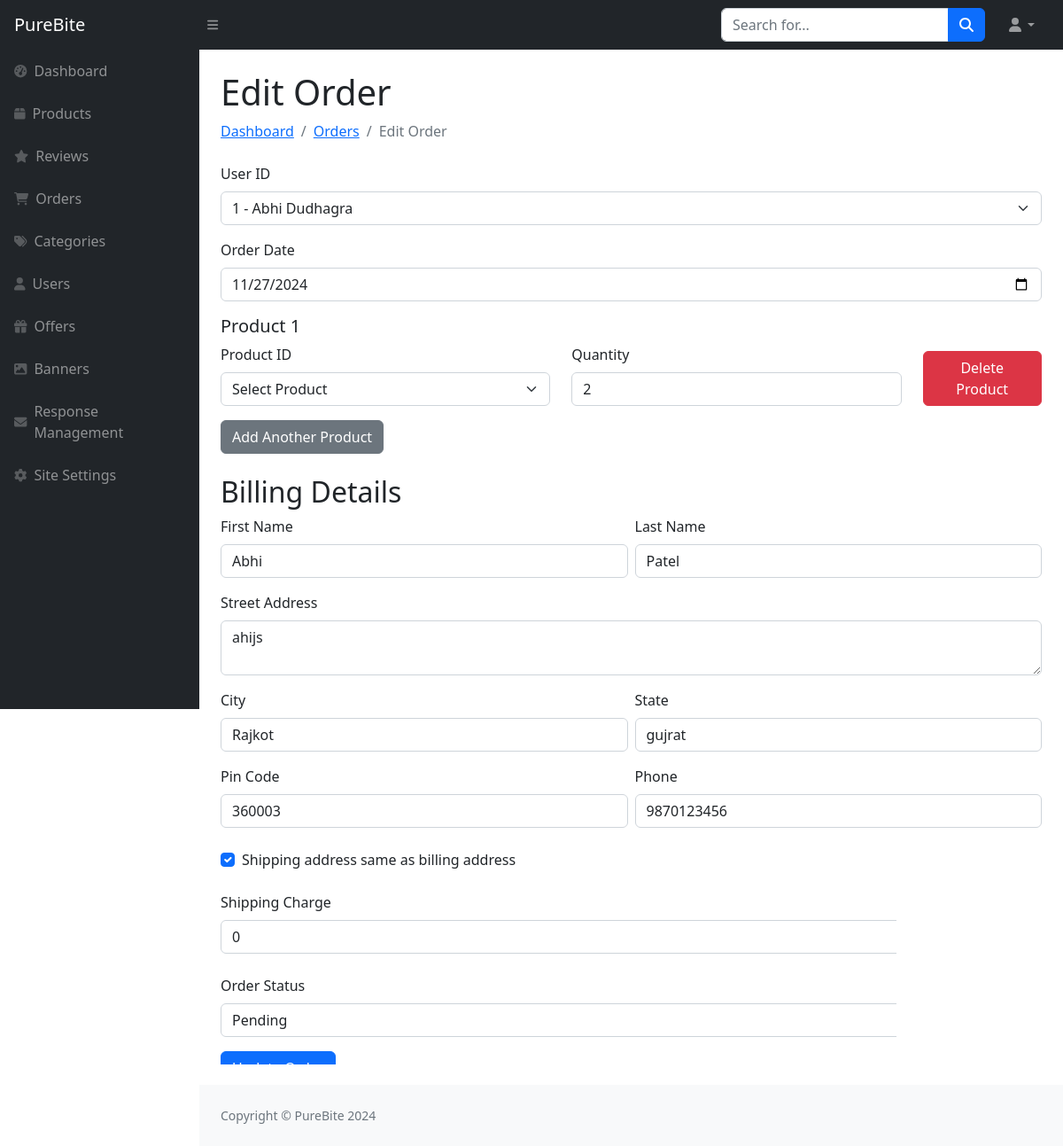
/Admin/update-order.php?order_id=3, run on the app's committed database.
### tables this page shows
CREATE TABLE `order_header_tbl` (
  `Order_Id` int(11) NOT NULL,
  `User_Id` int(11) NOT NULL,
  `Order_Date` datetime NOT NULL,
  `Order_Status` varchar(10) NOT NULL,
  `Billing_Address_Id` int(11) NOT NULL,
  `Shipping_Address_Id` int(11) NOT NULL,
  `Shipping_Charge` float NOT NULL DEFAULT 0,
  `Total` double NOT NULL DEFAULT 0,
  `Payment_Mode` varchar(50) DEFAULT 'Cash on Delivery'
);

CREATE TABLE `user_details_tbl` (
  `User_Id` int(11) NOT NULL,
  `User_Role_Id` int(11) DEFAULT 0,
  `First_Name` varchar(50) NOT NULL,
  `Last_Name` varchar(50) NOT NULL,
  `Password` varchar(20) NOT NULL,
  `Email` varchar(320) NOT NULL,
  `Mobile_No` varchar(20) NOT NULL,
  `Active_Status` tinyint(4) NOT NULL,
  `Profile_Picture` varchar(255) DEFAULT 'default-img.png'
);

CREATE TABLE `order_details_tbl` (
  `Order_Id` int(11) NOT NULL,
  `Product_Id` int(11) NOT NULL,
  `Quantity` int(11) NOT NULL,
  `Price` decimal(10,2) DEFAULT NULL
);

CREATE TABLE `address_details_tbl` (
  `Address_Id` int(11) NOT NULL,
  `User_Id` int(11) NOT NULL,
  `Full_Name` varchar(100) NOT NULL,
  `Address` varchar(200) NOT NULL,
  `City` varchar(50) NOT NULL,
  `State` varchar(50) NOT NULL,
  `Pincode` int(11) NOT NULL,
  `Phone` varchar(15) NOT NULL
);

### Admin/update-order.php (the view, shortened to what this page needs)
<?php include "sidebar.php"; ?>
<div id="layoutSidenav_content">
    <main>
        <div class="container-fluid px-4">
            <div class="d-flex justify-content-between align-items-center mt-4 mb-4">
                <div>
                    <h1>Edit Order</h1>
                    <ol class="breadcrumb mb-0">
                        <li class="breadcrumb-item"><a href="index.php">Dashboard</a></li>
                        <li class="breadcrumb-item"><a href="order-management.php">Orders</a></li>
                        <li class="breadcrumb-item active">Edit Order</li>
                    </ol>
                </div>
            </div>
            <div class="card-body">
                <?php
                if (isset($_GET['order_id'])) {
                    $orderId = $_GET['order_id'];
                    $orderQuery = "SELECT * FROM order_header_tbl WHERE Order_Id = $orderId";
                    $orderResult = mysqli_query($con, $orderQuery);
                    $order = mysqli_fetch_assoc($orderResult);
                    $billingQuery = "SELECT * FROM address_details_tbl WHERE Address_Id = {$order['Billing_Address_Id']}";
                    $billingResult = mysqli_query($con, $billingQuery);
                    $billingAddress = mysqli_fetch_assoc($billingResult);
                    $shippingQuery = "SELECT * FROM address_details_tbl WHERE Address_Id = {$order['Shipping_Address_Id']}";
                    $shippingResult = mysqli_query($con, $shippingQuery);
                    $sameAsBilling = ($order['Billing_Address_Id'] == $order['Shipping_Address_Id']) ? true : false;
                    $productsQuery = "SELECT * FROM order_details_tbl WHERE Order_Id = $orderId";
                    $productsResult = mysqli_query($con, $productsQuery);
                    $products = [];
                    while ($row = mysqli_fetch_assoc($productsResult)) {
                        $products[] = $row;
                    }
                ?>
                <form action="" method="POST" onsubmit="return validateAddOrderForm()||event.preventDefault()">
                    <?php
                    $userQuery = "SELECT User_Id, First_Name, Last_Name FROM user_details_tbl WHERE Active_Status = 1";
                    $userResult = mysqli_query($con, $userQuery);
                    ?>
                    <div class="mb-3">
                        <label for="userId" class="form-label">User ID</label>
                        <select class="form-select" id="userId" name="userId">
                            <?php
                            if (mysqli_num_rows($userResult) > 0) {
                                while ($userRow = mysqli_fetch_assoc($userResult)) {
                                    $userId = $userRow['User_Id'];
                                    $userName = $userRow['First_Name'] . ' ' . $userRow['Last_Name'];
                                    $isSelected = $userId == $order['User_Id'];
                                    ?>
                                    <option value="<?php echo $userId; ?>" <?php echo $isSelected?'selected':''; ?>><?php echo $userId; ?> - <?php echo $userName; ?></option>
                                    <?php
                                }
                            } else {
                                echo "<option value=''>No users found</option>";
                            }
                            ?>
                        </select>
                    </div>
                    <div class="mb-3">
                        <label for="orderDate" class="form-label">Order Date</label>
                        <input type="date" class="form-control" id="orderDate" name="orderDate" value="<?php echo isset($order['Order_Date']) ? date('Y-m-d', strtotime($order['Order_Date'])) : ''; ?>">
                    </div>
                    <div id="productContainer">
                        <?php
                        if (!empty($products)) {
                            foreach ($products as $index => $product) {
                                $quantity = $product['Quantity'];
                                $productCount = $index + 1;
                                ?>
                                <div class="product-entry mb-3">
                                    <h5>Product <?php echo $productCount; ?></h5>
                                    <div class="row align-items-end">
                                        <div class="col-md-5">
                                            <label for="productId<?php echo $productCount; ?>" class="form-label">Product ID</label>
                                            <select class="form-select product-dropdown" id="productId<?php echo $productCount; ?>" name="products[<?php echo $index; ?>][productId]" onchange="updateProductDropdowns()">
                                                <option value="">Select Product</option>
                                            </select>
                                        </div>
                                        <div class="col-md-5">
                                            <label for="quantity<?php echo $productCount; ?>" class="form-label">Quantity</label>
                                            <input type="number" class="form-control" id="quantity<?php echo $productCount; ?>" name="products[<?php echo $index; ?>][quantity]" min="1" value="<?php echo $quantity; ?>">
                                        </div>
                                        <div class="col-md-2">
                                            <button type="button" class="btn btn-danger mt-2 deleteProductBtn" onclick="removeProduct(this)">Delete Product</button>
                                        </div>
                                    </div>
                                </div>
                                <?php
                            }
                        } else {
                            echo "<p>No products found for this order.</p>";
                        }
                        ?>
                    </div>
                    <button type="button" class="btn btn-secondary" id="addProductBtn">Add Another Product</button>
                    <div class="mb-4 mt-4">
                        <h2>Billing Details</h2>
                        <div class="row g-5">
                            <div class="col-md-12">
                                <div class="row gx-2 gy-3">
                                    <div class="col-12 col-sm-6">
                                        <label for="billingFirstName" class="form-label d-block">First Name</label>
                                        <input type="text" id="billingFirstName" name="billingFirstName" class="form-control" value="<?php echo explode(' ', $billingAddress['Full_Name'])[0]; ?>">
                                    </div>
                                    <div class="col-12 col-sm-6">
                                        <label for="billingLastName" class="form-label d-block">Last Name</label>
                                        <input type="text" id="billingLastName" name="billingLastName" class="form-control" value="<?php echo explode(' ', $billingAddress['Full_Name'])[1]; ?>">
                                    </div>
                                    <div class="col-12 col-sm-12">
                                        <label for="billingAddress" class="form-label d-block">Street Address</label>
                                        <textarea id="billingAddress" name="billingAddress" class="form-control" rows="2"><?php echo $billingAddress['Address']; ?></textarea>
                                    </div>
                                    <div class="col-12 col-sm-6">
                                        <label for="billingCity" class="form-label d-block">City</label>
                                        <input type="text" id="billingCity" name="billingCity" class="form-control" value="<?php echo $billingAddress['City']; ?>">
                                    </div>
                                    <div class="col-12 col-sm-6">
                                        <label for="billingState" class="form-label d-block">State</label>
                                        <input type="text" id="billingState" name="billingState" class="form-control" value="<?php echo $billingAddress['State']; ?>">
                                    </div>
                                    <div class="col-12 col-sm-6">
                                        <label for="billingPinCode" class="form-label d-block">Pin Code</label>
                                        <input type="text" id="billingPinCode" name="billingPinCode" class="form-control" value="<?php echo $billingAddress['Pincode']; ?>">
                                    </div>
                                    <div class="col-12 col-sm-6">
                                        <label for="billingPhone" class="form-label d-block">Phone</label>
                                        <input type="text" id="billingPhone" name="billingPhone" class="form-control" value="<?php echo $billingAddress['Phone']; ?>">
                                    </div>
                                </div>
                            </div>
                        </div>
                    </div>
                    <div class="form-check mb-4">
                        <input class="form-check-input" type="checkbox" id="sameAsBilling" name="sameAsBilling" <?php echo $sameAsBilling ? 'checked' : ''; ?>>
                        <label class="form-check-label" for="sameAsBilling">
                            Shipping address same as billing address
                        </label>
                    </div>
                    <div class="mb-3 mt-4">
                        <label for="shippingCharge" class="form-label">Shipping Charge</label>
                        <input type="number" step="0.01" id="shippingCharge" name="shippingCharge" class="form-control" placeholder="Enter shipping charge" value="<?php echo $order["Shipping_Charge"]; ?>">
                    </div>
                    <div class="mb-3 mt-4">
                        <label for="orderStatus" class="form-label">Order Status</label>
                        <select class="form-select" id="orderStatus" name="orderStatus">
                            <option value="Pending" <?php echo ($order['Order_Status'] == 'Pending') ? 'selected' : ''; ?>>Pending</option>
                        </select>
                    </div>
                    <button type="submit" name="update-order" class="btn btn-primary">Update Order</button>
                </form>
                <?php } else {
                    echo "<p>Invalid order ID.</p>";
                } ?>
            </div>
        </div>
    </main>
<?php include "footer.php"; ?>

### data on the page
order_header_tbl: userId "1 - Abhi Dudhagra", orderDate "11/27/2024", Shipping_Address_Id "☑", shippingCharge "0", orderStatus "Pending"
order_details_tbl: productCount "1", Quantity "2"
address_details_tbl: billingFirstName "Abhi", billingLastName "Patel", billingAddress "ahijs", billingCity "Rajkot", billingState "gujrat", billingPinCode "360003", billingPhone "9870123456"
